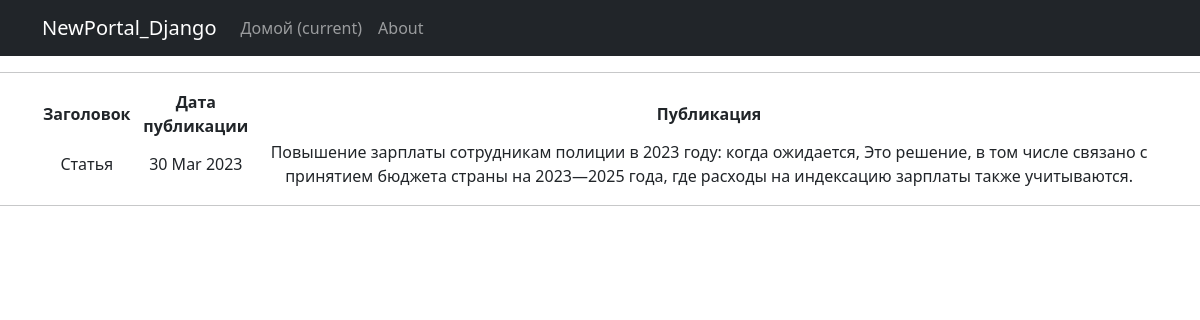
Screenshot of /news/3 with the database file from the repository.
### news/models.py (models this page shows, shortened)
class Post(models.Model):
    author = models.ForeignKey(Author, on_delete=models.CASCADE)
    view = models.CharField(max_length=2, choices=OPTIONS)
    time_in = models.DateTimeField(auto_now_add=True)
    categories = models.ManyToManyField(Category, through='PostCategory')
    title = models.CharField(max_length=250)
    text = models.TextField()
    rating_post = models.IntegerField(default=0)

### news/views.py (the view)
# urls.py: path('<int:pk>', PostDetail.as_view(), name='post_detail'),
class PostDetail(DetailView):
    model = Post
    template_name = 'post.html'
    context_object_name = 'post'
    def get_context_data(self, **kwargs):
        context = super().get_context_data(**kwargs)
        return context

### news/templatetags/custom_filters.py (called while the page is built)
@register.filter()
def censor(text):
    stop_list = ['Гидра', 'Скотина', 'Падла',
                 'Гнида', 'Редиска',
                 'Padla', 'CkotiHa',
                 'Padla', 'GHida', 'Редиска',
                 'П4дл4', 'Плохой', 'Фигня']
    for word in stop_list:
        pattern = re.compile(word, re.IGNORECASE)
        text = pattern.sub(word[0] + "*" * len(word), text)
    return text

### templates/post.html (shortened to what this page needs)
{% extends 'flatpages/default.html' %}
{% load custom_filters %}
{% block content %}
{% if post %}
<table>
    <tr>
        <td><b>Заголовок</b></td>
        <td><b>Дата публикации</b></td>
        <td><b>Публикация</b></td>
    </tr>
    <tr>
        <td>{{ post.title|censor }}</td>
        <td>{{ post.time_in|date:'d M Y' }}</td>
        <td>{{ post.text|censor }}</td>
    </tr>
</table>
{% else %}
<h2>Новостей нет!</h2>
{% endif %}
{% endblock content %}

### rows the page displays
Post: title|censor "Статья", time_in "30 Mar 2023", text|censor "Повышение зарплаты сотрудникам полиции в 2023 году: когда ожидается, Это решение, в том числе связано с принятием бюджета страны на 2023—2025 года, где расходы на индексацию зарплаты также учитываются."
